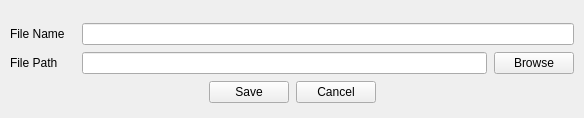
<?xml version="1.0" encoding="UTF-8"?>
<ui version="4.0">
 <class>hex_viewer_export_selected_bytes</class>
 <widget class="QDialog" name="hex_viewer_export_selected_bytes">
  <property name="geometry">
   <rect>
    <x>0</x>
    <y>0</y>
    <width>584</width>
    <height>118</height>
   </rect>
  </property>
  <property name="minimumSize">
   <size>
    <width>584</width>
    <height>118</height>
   </size>
  </property>
  <property name="maximumSize">
   <size>
    <width>16777215</width>
    <height>118</height>
   </size>
  </property>
  <property name="windowTitle">
   <string>Export Bytes</string>
  </property>
  <layout class="QVBoxLayout" name="verticalLayout_2">
   <property name="leftMargin">
    <number>10</number>
   </property>
   <property name="topMargin">
    <number>10</number>
   </property>
   <property name="rightMargin">
    <number>10</number>
   </property>
   <property name="bottomMargin">
    <number>2</number>
   </property>
   <item>
    <layout class="QVBoxLayout" name="verticalLayout">
     <property name="spacing">
      <number>7</number>
     </property>
     <item>
      <layout class="QHBoxLayout" name="horizontalLayout">
       <property name="spacing">
        <number>7</number>
       </property>
       <item>
        <widget class="QLabel" name="label_file_name">
         <property name="minimumSize">
          <size>
           <width>65</width>
           <height>0</height>
          </size>
         </property>
         <property name="maximumSize">
          <size>
           <width>65</width>
           <height>16777215</height>
          </size>
         </property>
         <property name="text">
          <string>File Name</string>
         </property>
        </widget>
       </item>
       <item>
        <widget class="QLineEdit" name="lineEdit_file_name">
         <property name="placeholderText">
          <string/>
         </property>
        </widget>
       </item>
      </layout>
     </item>
     <item>
      <layout class="QHBoxLayout" name="horizontalLayout_2">
       <property name="spacing">
        <number>7</number>
       </property>
       <item>
        <widget class="QLabel" name="label_file_path">
         <property name="minimumSize">
          <size>
           <width>65</width>
           <height>0</height>
          </size>
         </property>
         <property name="maximumSize">
          <size>
           <width>65</width>
           <height>16777215</height>
          </size>
         </property>
         <property name="text">
          <string>File Path</string>
         </property>
        </widget>
       </item>
       <item>
        <widget class="QLineEdit" name="lineEdit_file_path">
         <property name="placeholderText">
          <string/>
         </property>
        </widget>
       </item>
       <item>
        <widget class="QPushButton" name="pushButton_open">
         <property name="focusPolicy">
          <enum>Qt::NoFocus</enum>
         </property>
         <property name="text">
          <string>Browse</string>
         </property>
        </widget>
       </item>
      </layout>
     </item>
     <item>
      <layout class="QHBoxLayout" name="horizontalLayout_4">
       <property name="spacing">
        <number>7</number>
       </property>
       <item>
        <spacer name="horizontalSpacer">
         <property name="orientation">
          <enum>Qt::Horizontal</enum>
         </property>
         <property name="sizeHint" stdset="0">
          <size>
           <width>40</width>
           <height>20</height>
          </size>
         </property>
        </spacer>
       </item>
       <item>
        <layout class="QHBoxLayout" name="horizontalLayout_3">
         <property name="spacing">
          <number>7</number>
         </property>
         <item>
          <widget class="QPushButton" name="pushButton_save">
           <property name="focusPolicy">
            <enum>Qt::NoFocus</enum>
           </property>
           <property name="text">
            <string>Save</string>
           </property>
          </widget>
         </item>
         <item>
          <widget class="QPushButton" name="pushButton_cancel">
           <property name="focusPolicy">
            <enum>Qt::NoFocus</enum>
           </property>
           <property name="text">
            <string>Cancel</string>
           </property>
          </widget>
         </item>
        </layout>
       </item>
       <item>
        <spacer name="horizontalSpacer_2">
         <property name="orientation">
          <enum>Qt::Horizontal</enum>
         </property>
         <property name="sizeHint" stdset="0">
          <size>
           <width>40</width>
           <height>20</height>
          </size>
         </property>
        </spacer>
       </item>
      </layout>
     </item>
    </layout>
   </item>
  </layout>
 </widget>
 <resources/>
 <connections/>
</ui>
